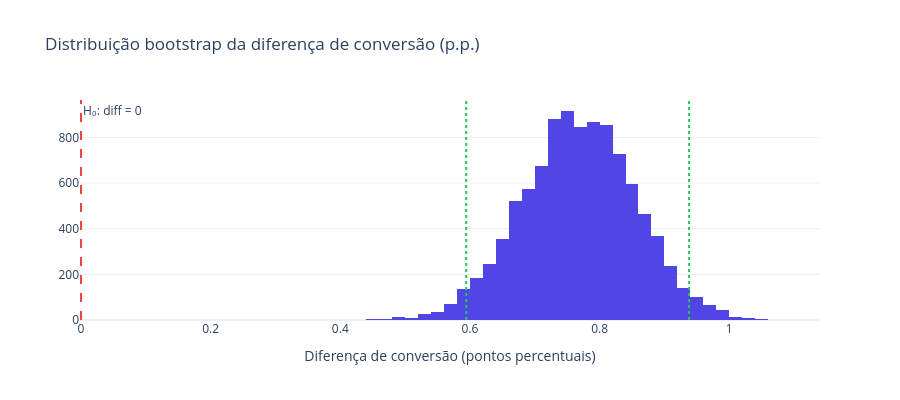

Notebook code for this chart:
### Code cell
fig = go.Figure(go.Histogram(x=boot_diff * 100, nbinsx=60, marker_color='#4f46e5'))
fig.add_vline(x=0, line_dash='dash', line_color='#ef4444', annotation_text='H₀: diff = 0')
fig.add_vline(x=ic_boot[0] * 100, line_dash='dot', line_color='#22c55e')
fig.add_vline(x=ic_boot[1] * 100, line_dash='dot', line_color='#22c55e')
fig.update_layout(title='Distribuição bootstrap da diferença de conversão (p.p.)',
                  xaxis_title='Diferença de conversão (pontos percentuais)',
                  height=400, template='plotly_white')
fig.show()

### Figure 1 — Plotly figure (JSON) as saved in the notebook; plotly's stock layout.template omitted (floating-point values rounded to 4 significant figures; data arrays with more than 128 entries replaced by an {"elided": "..."} marker saying what was removed)
{"data": [{"marker": {"color": "#4f46e5"}, "nbinsx": 60, "type": "histogram", "x": {"elided": "10000 float values"}}], "layout": {"annotations": [{"showarrow": false, "text": "H₀: diff = 0", "x": 0, "xanchor": "left", "xref": "x", "y": 1, "yanchor": "top", "yref": "y domain"}], "height": 400, "shapes": [{"line": {"color": "#ef4444", "dash": "dash"}, "type": "line", "x0": 0, "x1": 0, "xref": "x", "y0": 0, "y1": 1, "yref": "y domain"}, {"line": {"color": "#22c55e", "dash": "dot"}, "type": "line", "x0": 0.5942, "x1": 0.5942, "xref": "x", "y0": 0, "y1": 1, "yref": "y domain"}, {"line": {"color": "#22c55e", "dash": "dot"}, "type": "line", "x0": 0.938, "x1": 0.938, "xref": "x", "y0": 0, "y1": 1, "yref": "y domain"}], "title": {"text": "Distribuição bootstrap da diferença de conversão (p.p.)"}, "xaxis": {"title": {"text": "Diferença de conversão (pontos percentuais)"}}}}
